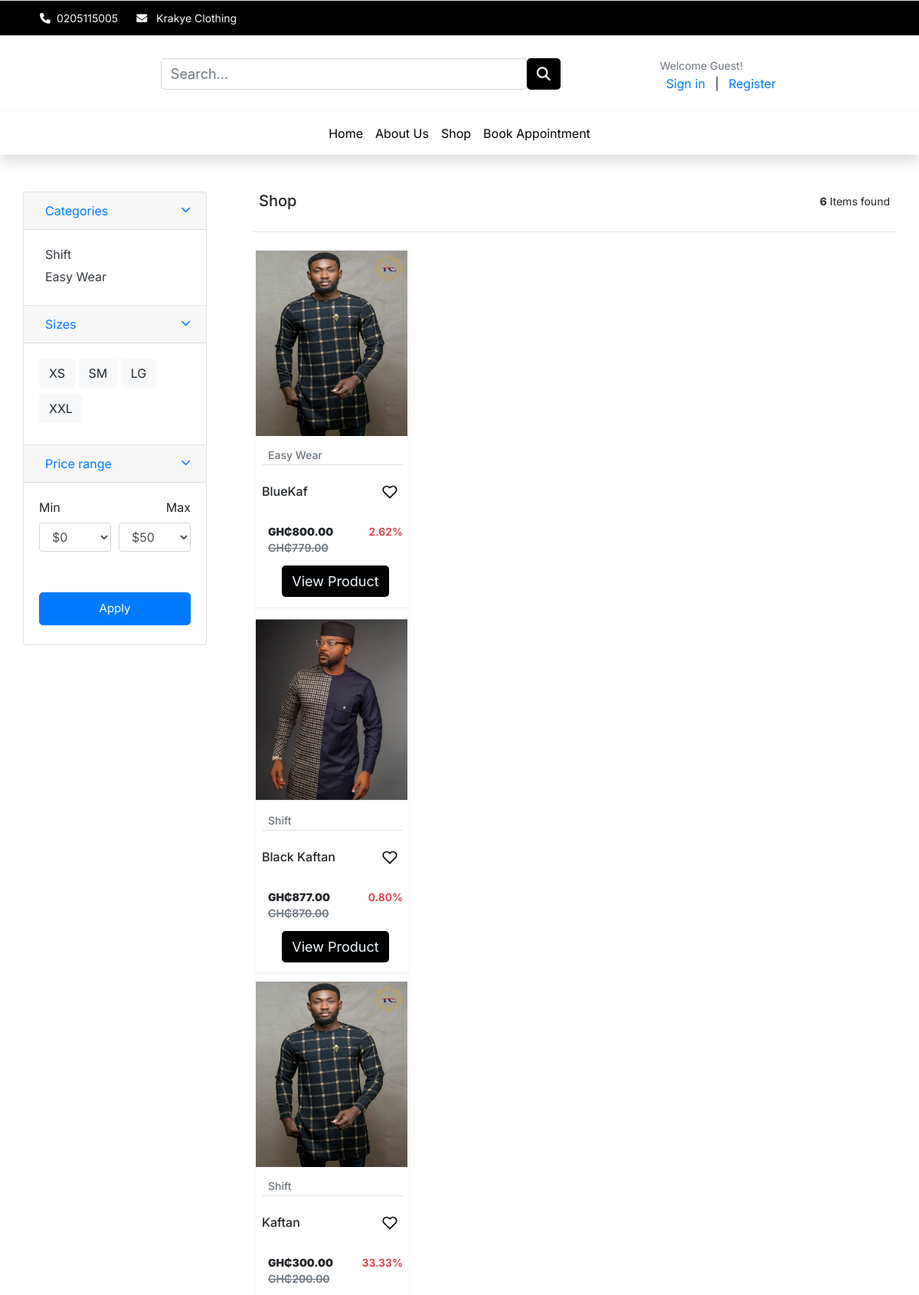
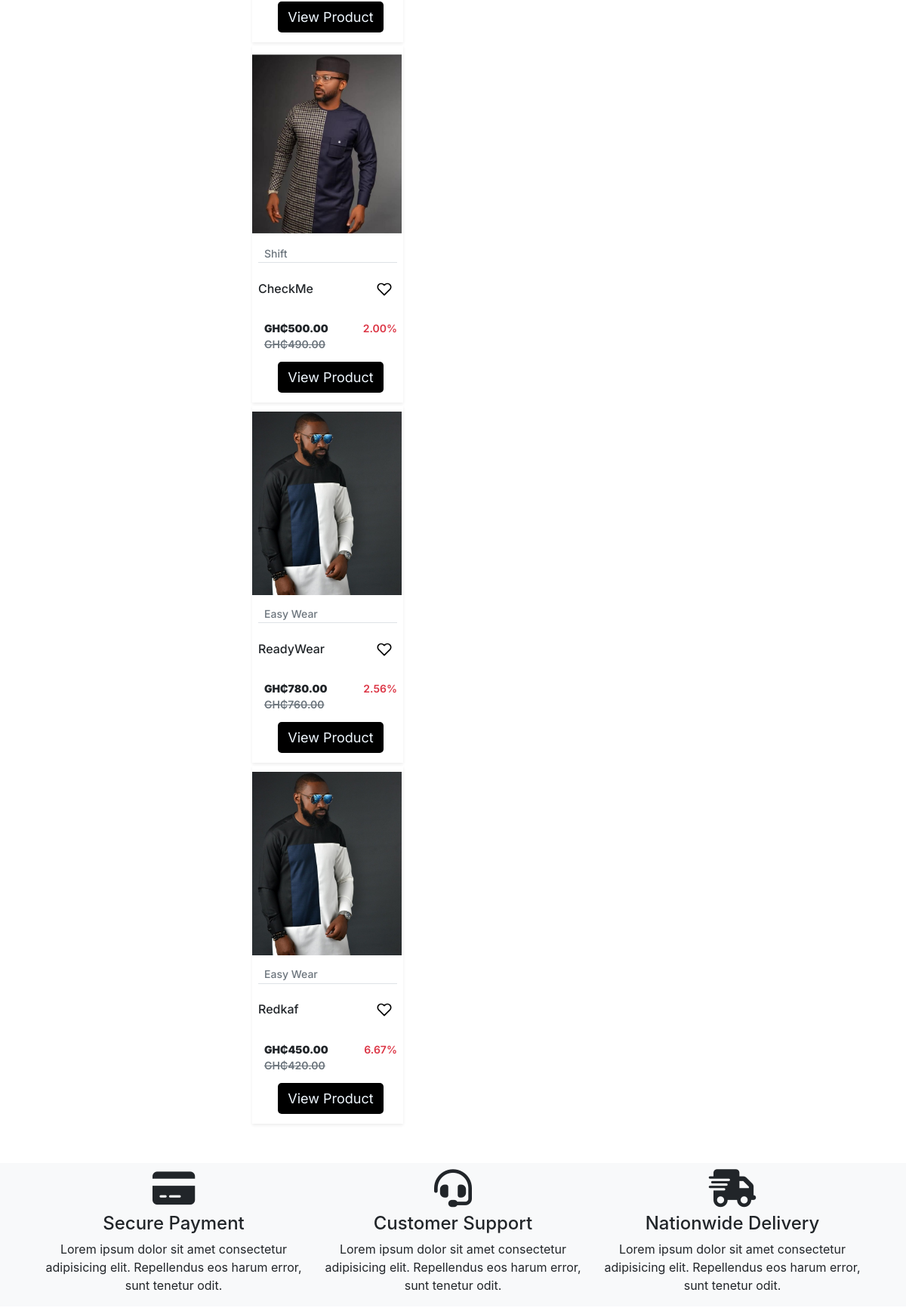
The app's page /shop/ (upper part) with its own data (2 pictures, top to bottom).
### category/models.py (models this page shows)
class Category(models.Model):
    category_name = models.CharField(max_length=50, unique=True)
    slug = models.SlugField(max_length=50, unique=True)
    description = models.TextField(blank=True)
    cat_image = models.ImageField(upload_to = 'categories')
    def get_absolute_url(self):
        return reverse('store:products_by_category', args=[str(self.slug)])
    class Meta:
        verbose_name_plural ='categories'
    def __str__(self):
        return self.category_name

### store/models.py (models this page shows, shortened)
class Product(models.Model):
    product_name = models.CharField(max_length=255)
    slug = models.SlugField(max_length=255, unique=True)
    description = models.TextField(blank=True)
    size_guide = models.ImageField(upload_to='size_guide/')
    images = models.ImageField(upload_to='products/')
    price = models.DecimalField(max_digits=6, decimal_places=2, default=0)
    discounted_price = models.DecimalField(max_digits=6, decimal_places=2, default=0)
    stock = models.IntegerField(default=0)
    in_stock = models.BooleanField(default=True)
    created_date = models.DateTimeField(auto_now_add=True)
    modified_date = models.DateTimeField(auto_now=True)
    category = models.ForeignKey(Category, on_delete=models.CASCADE)
    objects = models.Manager()
    products = ProductManager()
    @property
    def discount(self):
        if self.discounted_price > 0:
            discount_percent = ((self.price - self.discounted_price)/self.price)*100
            return format(discount_percent, '.2f')
    def get_absolute_url(self):
        return reverse('store:product_detail', args=[self.category.slug, self.slug])
    class Meta:
        verbose_name_plural = 'Products'
        ordering = ('-created_date', )

### store/views.py (the view)
# urls.py: path('shop/', views.shop, name='shop'),
def shop(request, category_slug=None):
    shop_products = None
    categories = None
    if category_slug != None:
        categories = get_object_or_404(Category, slug=category_slug)
        shop_products = Product.objects.filter(category = categories, in_stock=True).order_by('?')
        product_count = Product.objects.count()
    else:
        shop_products  = Product.objects.all().order_by('?')
        product_count = Product.objects.count()
    paginator = Paginator(shop_products, 20)
    page = request.GET.get('page')
    try:
        shop_products = paginator.page(page)
    except PageNotAnInteger:
        shop_products = paginator.page(1)
    except EmptyPage:
        shop_products = paginator.page(paginator.num_pages)
    product_category = Category.objects.all()
    context = {
        'shop_products': shop_products,
        'pages'  : page ,
        'product_count': product_count,
        'product_category': product_category
    }
    return render(request, 'store/shop.html', context)

### cart/context_processors.py (called while the page is built)
def counter(request):
    cart_count = 0
    if 'admin' in request.path:
        return {}
    else:
        try:
            cart = Cart.objects.filter(cart_id=_cart_id(request))
            if request.user.is_authenticated:
                cart_items = CartItem.objects.all().filter(user=request.user)
            else:
                cart_items = CartItem.objects.all().filter(cart=cart[:1])
            for cart_item in cart_items:
                cart_count += cart_item.quantity
        except Cart.DoesNotExist:
            cart_count = 0
    return dict(cart_count=cart_count)

### cart/views.py (called while the page is built)
def _cart_id(request):
    cart = request.session.session_key
    if not cart:
        cart = request.session.create()
    return cart

### templates/store/shop.html (shortened to what this page needs)
{% extends '../base.html' %} {% block title %}Krakye Clothing{% endblock%}
{% block content %} {%load static%}
  <main id="main-site">
    <div class="row">
      {%include '../includes/category.html'%}
    <div class='col-md-9'>
      <section id="shop">
        <div class="container py-5">
          <div class="row d-flex justify-content-between">
            <div class="col">{%if 'search' in request.path%}
              <h4 class="font-inter font-size-20">Search Results</h4>
              {%else%}
              <h4 class="font-inter font-size-20">Shop</h4>
              {%endif%}</div>
            <div class="col text-right"><span class="font-inter font-size-14"><b>{{product_count}}</b> Item{%if product_count > 1%}s{%endif%} found</span></div>
          </div>
          <hr>
        <div class="grid w-100">
          {%for item in shop_products%}
          <div class="grid-item {{item.category}} m-0">
            <div class="shadow-sm item py-2 m-1" style="width: 200px">
              <div class="product font-inter">
                  <img src="{{item.images.url}}" alt="product-1" class="img-fluid" style="width: 198px; height: 242.3px;">
                <div class="mt-2">
                  <h4 class="product-category mx-2 border-bottom"><a class="text-black font-size-14 text-muted" href="">{{item.category}}</a></h4>
                </div>
                <div class="text-center ml-2">
                  <div class="d-flex align-items-center justify-content-between mb-0">
                    <h6>{{item.product_name}}</h6>
                    <button class="btn btn-wishlist pb-3" style="color: black;">
                    </button>
                  </div>
                  <div class="price d-flex text-left font-size-14">
                    <div class="new-price p-2">
                      <span><b>GH₵{{item.price}}</b></span>
                      <span class="old-price text-muted">GH₵{{item.discounted_price}}</span>
                    </div>
                    <div class= "ml-auto p-2">
                      <span class="discount-percentage text-danger">{{item.discount}}%</span>
                    </div>
                  </div>
                  <a href="{{item.get_absolute_url}}">
                    <button type="submit" class="btn btn-product font-size-12 product-link" >View Product</button>
                    </a>
                  </div>
              </div>
            </div>
          </div>
          {%endfor%}
        </div>
        </div>
      </section>
      </div>
    </div>
     <section id="site-info" class="bg-light pt-2">
        <div class="container">
          <div class="row ">
            <div class="col-lg-4 col-12 text-center">
              <i class="fa-solid fa-credit-card font-size-50 pb-2"></i>
              <h4>Secure Payment</h4>
              <p>Lorem ipsum dolor sit amet consectetur adipisicing elit. Repellendus eos harum error, sunt tenetur odit.</p>
            </div>
            <div class="col-lg-4 col-12 text-center">
              <i class="fa-solid fa-headset font-size-50 pb-2"></i>
              <h4>Customer Support</h4>
              <p>Lorem ipsum dolor sit amet consectetur adipisicing elit. Repellendus eos harum error, sunt tenetur odit.</p>
            </div>
            <div class="col-lg-4 col-12 text-center">
              <i class="fa-solid fa-truck-fast font-size-50 pb-2"></i>
              <h4>Nationwide Delivery</h4>
              <p>Lorem ipsum dolor sit amet consectetur adipisicing elit. Repellendus eos harum error, sunt tenetur odit.</p>
            </div>
          </div>
        </div>
      </section>
  </main>
{%endblock%}

### templates/includes/category.html (shortened to what this page needs)
{%load static%}
<link rel="stylesheet" href="{%static 'css/ui.css'%}">
<aside class="col-md-3 font-inter">
    <div class="sticky container py-5">
    <div class="card">
      <article class="filter-group">
        <header class="card-header">
          <a href="#" data-toggle="collapse" data-target="#collapse_1" aria-expanded="true" class="">
            <i class="icon-control fa fa-chevron-down"></i>
            <span class="title">Categories</span>
          </a>
        </header>
        <div class="filter-content collapse show" id="collapse_1" style="">
          <div class="card-body">
            <ul class="list-menu">
              {%for item in product_category %}
            <li><a href="{{item.get_absolute_url}}">{{item.category_name}}  </a></li>
            {%endfor%}
            </ul>
          </div>
        </div>
      </article>
      <article class="filter-group">
        <header class="card-header">
          <a href="#" data-toggle="collapse" data-target="#collapse_4" aria-expanded="true" class="">
            <i class="icon-control fa fa-chevron-down"></i>
            <span class="title">Sizes </span>
          </a>
        </header>
        <div class="filter-content collapse show" id="collapse_4" style="">
          <div class="card-body">
            <label class="checkbox-btn">
              <span class="btn btn-light"> XS </span>
            </label>
            <label class="checkbox-btn">
              <span class="btn btn-light"> SM </span>
            </label>
            <label class="checkbox-btn">
              <span class="btn btn-light"> LG </span>
            </label>
            <label class="checkbox-btn">
              <span class="btn btn-light"> XXL </span>
            </label>
        </div>
        </div>
      </article>
      <article class="filter-group">
        <header class="card-header">
          <a href="#" data-toggle="collapse" data-target="#collapse_3" aria-expanded="true" class="">
            <i class="icon-control fa fa-chevron-down"></i>
            <span class="title">Price range </span>
          </a>
        </header>
        <div class="filter-content collapse show" id="collapse_3" style="">
          <div class="card-body">
            <div class="form-row">
            <div class="form-group col-md-6">
              <label>Min</label>
                <select class="mr-2 form-control">
                <option value="0">$0</option>
              </select>
            </div>
            <div class="form-group text-right col-md-6">
              <label>Max</label>
                <select class="mr-2 form-control">
                <option value="50">$50</option>
              </select>
            </div>
            </div>
            <button class="btn btn-block btn-primary">Apply</button>
          </div>
        </div>
      </article>
    </div>
    </aside>

### static/css/style.css (style rules this page uses)
button, button:focus { outline: none !important; box-shadow: none !important; }
.btn-product { background-color: black; color: aliceblue; }
.old-price { text-decoration: line-through; }
.font-inter { font-family: "Inter", cursive; }
.font-size-12 { font-size: 12px; }
.font-size-14 { font-size: 14px; }
.font-size-20 { font-size: 20px; }
.font-size-50 { font-size: 50px; }
a { text-decoration: none; }
.btn-cart, .btn-wishlist { position: relative; align-items: center; justify-content: center; width: 50px; height: 50px; color: #333333; border: none; outline: none; border-radius: 50%; }
.row { margin: 0; }
.col-2, .col { padding: 0 1vh; }
a { padding: 0 1vh; }
hr { margin-top: 1.25rem; }
select { border: 1px solid rgba(0, 0, 0, 0.137); padding: 1.5vh 1vh; margin-bottom: 4vh; outline: none; width: 100%; background-color: #f7f7f7; }
input, textarea, button { padding: 8px 15px; border-radius: 5px !important; margin: 5px 0px; box-sizing: border-box; border: 1px solid #ccc; font-size: 18px !important; font-weight: 300; }
.btn-block { font-size: 15px !important; font-weight: 400; height: 43px; cursor: pointer; }

### static/css/ui.css (style rules this page uses)
.checkbox-btn { position: relative; }
[class*=list-] li:after { visibility: hidden; display: block; content: ""; overflow: hidden; height: 0; clear: both; }
.list-menu { list-style: none; margin: 0; padding-left: 0; }
.list-menu li { margin-bottom: 5px; }
.list-menu a { color: #343a40; }
.price { font-weight: 600; color: #212529; }
.icon-control { margin-top: 5px; float: right; font-size: 80%; }
.filter-group { border-bottom: 1px solid #e4e4e4; }
.filter-group:last-child { border-bottom: 0; }

### records on screen
Category: category_name "Shift"
Category: category_name "Easy Wear"
Product: images (picture), category "Easy Wear", product_name "BlueKaf", price "800.00", discounted_price "779.00", discount "2.62"
Product: images (picture), category "Shift", product_name "Black Kaftan", price "877.00", discounted_price "870.00", discount "0.80"
Product: images (picture), category "Shift", product_name "Kaftan", price "300.00", discounted_price "200.00", discount "33.33"
Product: images (picture), category "Shift", product_name "CheckMe", price "500.00", discounted_price "490.00", discount "2.00"
Product: images (picture), category "Easy Wear", product_name "ReadyWear", price "780.00", discounted_price "760.00", discount "2.56"
Product: images (picture), category "Easy Wear", product_name "Redkaf", price "450.00", discounted_price "420.00", discount "6.67"

### other values on screen
{{ product_count }} "6"
